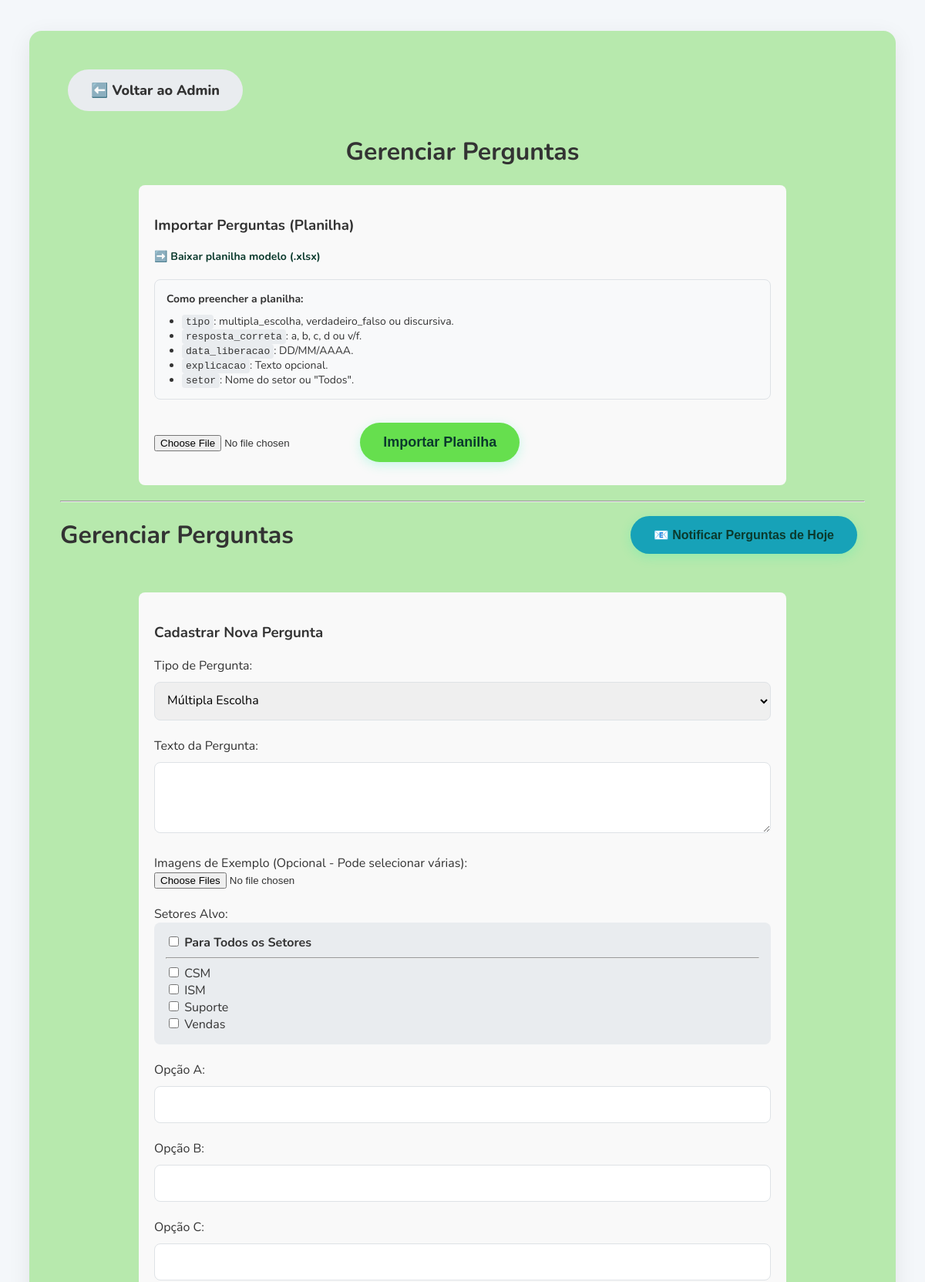
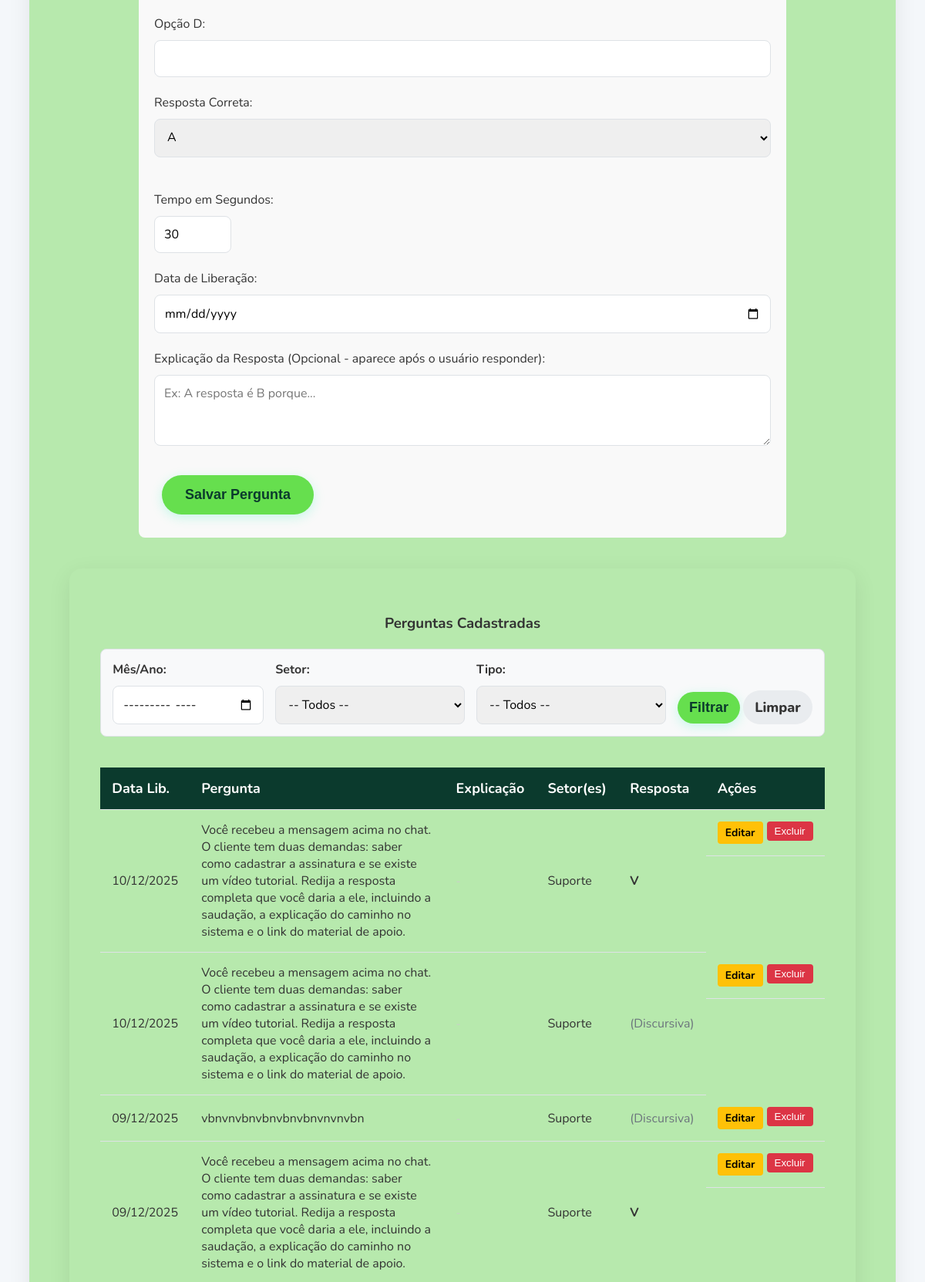
The app's page /admin/perguntas (signed in, upper part) with its own data (2 pictures, top to bottom).
### app/models.py (models this page shows)
class Departamento(db.Model):
    id = db.Column(db.Integer, primary_key=True)
    nome = db.Column(db.String(100), unique=True, nullable=False)
    usuarios = db.relationship('Usuario', backref='departamento', lazy=True)

class Pergunta(db.Model):
    id = db.Column(db.Integer, primary_key=True)
    tipo = db.Column(db.String(20), nullable=False, default='multipla_escolha', index=True)
    texto = db.Column(db.Text, nullable=False)
    opcao_a = db.Column(db.Text, nullable=True)
    opcao_b = db.Column(db.Text, nullable=True)
    opcao_c = db.Column(db.Text, nullable=True)
    opcao_d = db.Column(db.Text, nullable=True)
    resposta_correta = db.Column(db.String(1), nullable=True)
    explicacao = db.Column(db.Text, nullable=True)
    data_liberacao = db.Column(db.Date, nullable=False, index=True)
    tempo_limite = db.Column(db.Integer, nullable=True)
    imagem_pergunta = db.Column(db.String(300), nullable=True)
    para_todos_setores = db.Column(db.Boolean, default=False, nullable=False)
    departamentos = db.relationship('Departamento', secondary=pergunta_departamento_association, lazy='subquery',
        backref=db.backref('perguntas', lazy=True))

### app/routes/admin.py (the view, shortened to what this page needs)
@admin_bp.route('/perguntas', methods=['GET'])
def pagina_admin_perguntas():
    if not session.get('admin_logged_in'):
        return redirect(url_for('admin.pagina_admin'))
    departamentos = Departamento.query.order_by(Departamento.nome).all()
    filtros_ativos = {}
    query_perguntas = Pergunta.query
    filtro_setor_id = request.args.get('filtro_setor', type=int)
    filtro_tipo = request.args.get('filtro_tipo')
    if filtro_tipo:
        query_perguntas = query_perguntas.filter(Pergunta.tipo == filtro_tipo)
        filtros_ativos['filtro_tipo'] = filtro_tipo
    page = request.args.get('page', 1, type=int)
    per_page = 10
    perguntas_pagination = query_perguntas.order_by(
        Pergunta.data_liberacao.desc(),
        Pergunta.id.desc()
    ).paginate(page=page, per_page=per_page, error_out=False)
    return render_template('admin_perguntas.html',
                           perguntas=perguntas_pagination,
                           departamentos=departamentos,
                           filtros=filtros_ativos) # Passamos os filtros para o HTML

### app/templates/admin_perguntas.html (shortened to what this page needs)
{% extends 'base.html' %}
{% block content %}
<div class="dashboard-container" style="max-width: 1100px;">
    <div style="text-align: left; margin-bottom: 20px;">
        <a href="{{ url_for('admin.pagina_admin') }}" class="btn btn-secondary">⬅️ Voltar ao Admin</a>
    </div>
    <h1>Gerenciar Perguntas</h1>
    <div style="text-align: left; max-width: 800px; margin: 20px auto; background-color: #f9f9f9; padding: 20px; border-radius: 8px;">
        <h3>Importar Perguntas (Planilha)</h3>
        <p style="font-size: 14px; margin-bottom: 20px;">
            <a href="{{ url_for('static', filename='downloads/template_importacao.xlsx') }}" download="template_importacao.xlsx" style="font-weight: bold;">
                ➡️ Baixar planilha modelo (.xlsx)
            </a>
        </p>
        <div class="import-instructions">
            <strong>Como preencher a planilha:</strong>
            <ul>
                <li><code>tipo</code>: multipla_escolha, verdadeiro_falso ou discursiva.</li>
                <li><code>resposta_correta</code>: a, b, c, d ou v/f.</li>
                <li><code>data_liberacao</code>: DD/MM/AAAA.</li>
                <li><code>explicacao</code>: Texto opcional.</li>
                <li><code>setor</code>: Nome do setor ou "Todos".</li>
            </ul>
        </div>
        <form action="{{ url_for('admin.upload_planilha') }}" method="post" enctype="multipart/form-data">
            <input type="file" name="arquivo_planilha" accept=".xls, .xlsx" required>
            <button type="submit" class="btn" style="margin-top: 10px;">Importar Planilha</button>
        </form>
    </div>
    <hr>
    <div style="display: flex; justify-content: space-between; align-items: center; margin-bottom: 20px;">
        <h1 style="margin: 0;">Gerenciar Perguntas</h1>
        <form action="{{ url_for('admin.notificar_lote') }}" method="post" onsubmit="return confirm('Tem certeza? Isso enviará um e-mail para TODOS os usuários avisando sobre as perguntas de HOJE.');">
            <button type="submit" class="btn" style="background-color: #17a2b8; border: none; font-size: 16px;">
                📧 Notificar Perguntas de Hoje
            </button>
        </form>
    </div>
    <form action="{{ url_for('admin.adicionar_pergunta') }}" method="post" enctype="multipart/form-data" style="text-align: left; max-width: 800px; margin: 40px auto; background-color: #f9f9f9; padding: 20px; border-radius: 8px;">
        <h3>Cadastrar Nova Pergunta</h3>
        <label for="tipo">Tipo de Pergunta:</label><br>
        <select id="tipo-pergunta" name="tipo" required onchange="toggleQuestionFields()">
            <option value="multipla_escolha" selected>Múltipla Escolha</option>
        </select><br><br>
        <label for="texto">Texto da Pergunta:</label><br>
        <textarea name="texto" rows="3" style="width: 100%;" required></textarea><br><br>
        <label for="imagem_pergunta">Imagens de Exemplo (Opcional - Pode selecionar várias):</label><br>
        <input type="file" name="imagem_pergunta" accept="image/*" multiple><br><br>
        <div id="setores-alvo">
            <label>Setores Alvo:</label>
            <div style="background-color: #e9ecef; padding: 15px; border-radius: 8px;">
                <div>
                    <input type="checkbox" id="para_todos" name="para_todos_setores" value="sim" onchange="toggleAllSectors(this.checked)">
                    <label for="para_todos" style="font-weight: bold;">Para Todos os Setores</label>
                </div>
                <hr>
                <div id="lista-setores-checkboxes" style="max-height: 150px; overflow-y: auto;">
                    {% for depto in departamentos %}
                    <div>
                        <input type="checkbox" name="departamentos" value="{{ depto.id }}" id="depto-{{ depto.id }}">
                        <label for="depto-{{ depto.id }}">{{ depto.nome }}</label>
                    </div>
                    {% endfor %}
                </div>
            </div>
        </div>
        <br>
        <div id="campos-objetivos">
            <div id="campos-multipla-escolha">
                <label for="opcao_a">Opção A:</label><br>
                <input type="text" name="opcao_a" style="width: 100%;"><br><br>
                <label for="opcao_b">Opção B:</label><br>
                <input type="text" name="opcao_b" style="width: 100%;"><br><br>
                <label for="opcao_c">Opção C:</label><br>
                <input type="text" name="opcao_c" style="width: 100%;"><br><br>
                <label for="opcao_d">Opção D:</label><br>
                <input type="text" name="opcao_d" style="width: 100%;"><br><br>
            </div>
            <label for="resposta_correta">Resposta Correta:</label><br>
            <select id="resposta-multipla-escolha" name="resposta_correta">
                <option value="a">A</option><option value="b">B</option><option value="c">C</option><option value="d">D</option>
            </select>
            <br><br>
            <label for="tempo_limite">Tempo em Segundos:</label><br>
            <input type="number" name="tempo_limite" value="30" min="5" style="width: 100px;"><br><br>
        </div>
        <label for="data_liberacao">Data de Liberação:</label><br>
        <input type="date" name="data_liberacao" required><br><br>
        <label for="explicacao">Explicação da Resposta (Opcional - aparece após o usuário responder):</label><br>
        <textarea name="explicacao" rows="3" style="width: 100%;" placeholder="Ex: A resposta é B porque..."></textarea><br><br>
        <button type="submit" class="btn">Salvar Pergunta</button>
    </form>
    <div class="ranking-container" style="max-width: 100%; margin: 40px auto;">
        <h3>Perguntas Cadastradas</h3>
        <div style="background-color: #f8f9fa; padding: 15px; border-radius: 8px; margin: 20px 0; border: 1px solid #dee2e6; text-align: left;">
            <form method="get" action="{{ url_for('admin.pagina_admin_perguntas') }}" style="display: flex; align-items: center; flex-wrap: wrap; gap: 15px;">
                <div style="flex: 1 1 150px;">
                    <label for="filtro_mes" style="font-weight: bold;">Mês/Ano:</label>
                    <input type="month" name="filtro_mes" value="{{ filtros.mes or '' }}" style="width: 100%;">
                </div>
                <div style="flex: 1 1 200px;">
                    <label for="filtro_setor" style="font-weight: bold;">Setor:</label>
                    <select name="filtro_setor" style="width: 100%;">
                        <option value="">-- Todos --</option>
                    </select>
                </div>
                <div style="flex: 1 1 200px;">
                    <label for="filtro_tipo" style="font-weight: bold;">Tipo:</label>
                    <select name="filtro_tipo" style="width: 100%;">
                        <option value="">-- Todos --</option>
                    </select>
                </div>
                <div style="align-self: flex-end;">
                    <button type="submit" class="btn" style="padding: 10px 15px; margin: 0;">Filtrar</button>
                    <a href="{{ url_for('admin.pagina_admin_perguntas') }}" class="btn btn-secondary" style="padding: 10px 15px; margin: 0;">Limpar</a>
                </div>
            </form>
        </div>
        <div style="overflow-x: auto;">
            <table style="width: 100%;">
                <thead>
                    <tr>
                        <th>Data Lib.</th>
                        <th>Pergunta</th>
                        <th>Explicação</th>
                        <th>Setor(es)</th>
                        <th>Resposta</th>
                        <th>Ações</th>
                    </tr>
                </thead>
                <tbody>
                    {% for pergunta in perguntas.items %}
                    <tr>
                        <td>{{ pergunta.data_liberacao.strftime('%d/%m/%Y') }}</td>
                        <td style="white-space: normal; max-width: 300px;">{{ pergunta.texto }}</td>
                        <td style="white-space: normal; max-width: 250px; font-size: 0.9em; color: #555;">
                            {% if pergunta.explicacao %}
                                {{ pergunta.explicacao }}
                            {% else %}
                                <span style="color: #ccc;">-</span>
                            {% endif %}
                        </td>
                        <td>
                            {% if pergunta.para_todos_setores %}
                            <span style="color: #6c757d;">(Todos)</span>
                            {% else %}
                            {{ pergunta.departamentos|map(attribute='nome')|join(', ') }}
                            {% endif %}
                        </td>
                        <td>
                            {% if pergunta.tipo != 'discursiva' %}
                            <b>{{ pergunta.resposta_correta.upper() if pergunta.resposta_correta else '' }}</b>
                            {% else %}
                            <span style="color: #6c757d;">(Discursiva)</span>
                            {% endif %}
                        </td>
                        <td style="display: flex; gap: 5px;">
                            <a href="{{ url_for('admin.editar_pergunta', pergunta_id=pergunta.id) }}" style="background-color: #ffc107; color: black; padding: 5px 10px; border-radius: 4px; font-size: 14px; text-decoration: none;">Editar</a>
                            <form action="{{ url_for('admin.excluir_pergunta', pergunta_id=pergunta.id) }}" method="post" onsubmit="return confirm('Tem certeza?');">
                                <button type="submit" style="background-color: #dc3545; color: white; border: none; padding: 5px 10px; border-radius: 4px; cursor: pointer;">Excluir</button>
                            </form>
                        </td>
                    </tr>
                    {% else %}
                    <tr><td colspan="6">Nenhuma pergunta encontrada.</td></tr>
                    {% endfor %}
                </tbody>
            </table>
        </div>
    </div>
</div>
{% endblock %}

### app/static/css/style.css (style rules this page uses)
:root { --cor-primaria: #0B3A2D; --cor-acento: #66df4e; --cor-acento-hover: #00D294; --cor-fundo: #f4f7fa; --cor-texto: #333333; --cor-texto-claro: #ffffff; --cor-borda: #dee2e6; }
body { font-family: 'Nunito', sans-serif; background-color: var(--cor-fundo); color: var(--cor-texto); margin: 0; padding: 20px; }
.btn { display: inline-block; text-decoration: none; background-color: var(--cor-acento); color: var(--cor-primaria); font-weight: 800; padding: 15px 30px; margin: 10px; border-radius: 50px; font-size: 18px; transition: all 0.3s ease; border: none; cursor: pointer; box-shadow: 0 4px 15px rgba(0, 245, 171, 0.2); }
.btn-secondary { background-color: #e9ecef; color: var(--cor-texto); box-shadow: none; }
a { color: var(--cor-primaria); font-weight: 700; text-decoration: none; }
.login-container, .dashboard-container, .ranking-container, .quiz-container { background: rgb(183, 233, 173); padding: 40px; border-radius: 16px; box-shadow: 0 8px 30px rgba(0, 0, 0, 0.08); text-align: center; width: 90%; }
input[type="password"], input[type="text"], input[type="number"], input[type="email"], input[type="date"], input[type="month"], textarea, select { padding: 12px; margin-top: 10px; width: 100%; border: 1px solid var(--cor-borda); border-radius: 8px; font-family: 'Nunito', sans-serif; font-size: 16px; box-sizing: border-box; }
.ranking-container table { width: 100%; border-collapse: collapse; margin-top: 20px; }
.ranking-container th, .ranking-container td { padding: 15px; text-align: left; border-bottom: 1px solid var(--cor-borda); }
.ranking-container th { background-color: var(--cor-primaria); color: var(--cor-texto-claro); font-size: 18px; }
.import-instructions { background-color: #f8f9fa; border: 1px solid #dee2e6; border-radius: 8px; padding: 15px; margin: 10px 0 20px 0; font-size: 14px; text-align: left; }
.import-instructions ul { margin: 10px 0 0 0; padding-left: 20px; }
.import-instructions code { background-color: #e9ecef; padding: 2px 5px; border-radius: 4px; font-size: 13px; overflow-wrap: break-word; }

### records on screen
Departamento: nome "CSM"
Departamento: nome "ISM"
Departamento: nome "Suporte"
Departamento: nome "Vendas"
Pergunta: data_liberacao "10/12/2025", texto "Você recebeu a mensagem acima no chat. O cliente tem duas demandas: saber como cadastrar a assinatura e se existe um vídeo tutorial. Redija a resposta completa que você daria a ele, incluindo a saudação, a explicação do caminho no sistema e o link do material de apoio.", departamentos|map "Suporte", resposta_correta "V"
Pergunta: data_liberacao "10/12/2025", texto "Você recebeu a mensagem acima no chat. O cliente tem duas demandas: saber como cadastrar a assinatura e se existe um vídeo tutorial. Redija a resposta completa que você daria a ele, incluindo a saudação, a explicação do caminho no sistema e o link do material de apoio.", departamentos|map "Suporte", tipo "(Discursiva)"
Pergunta: data_liberacao "09/12/2025", texto "vbnvnvbnvbnvbnvbnvnvnvbn", departamentos|map "Suporte", tipo "(Discursiva)"
Pergunta: data_liberacao "09/12/2025", texto "Você recebeu a mensagem acima no chat. O cliente tem duas demandas: saber como cadastrar a assinatura e se existe um vídeo tutorial. Redija a resposta completa que você daria a ele, incluindo a saudação, a explicação do caminho no sistema e o link do material de apoio.", departamentos|map "Suporte", resposta_correta "V"
